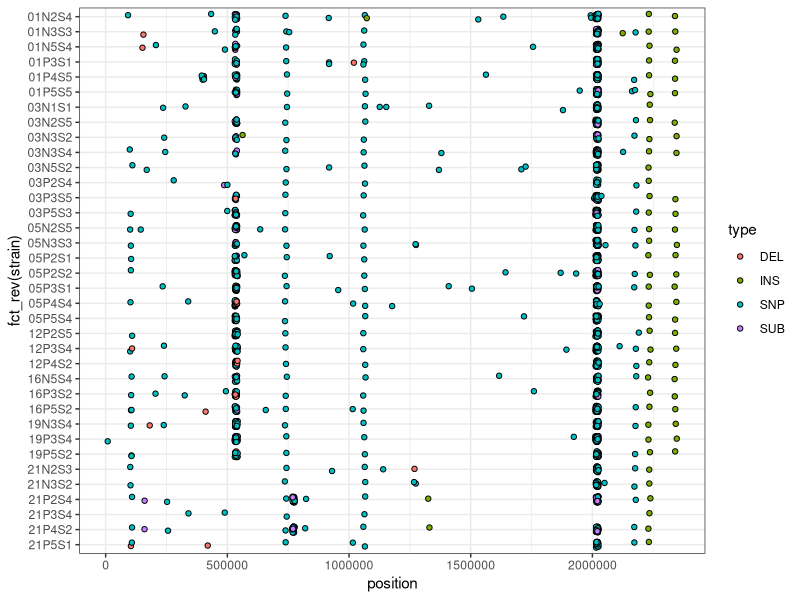
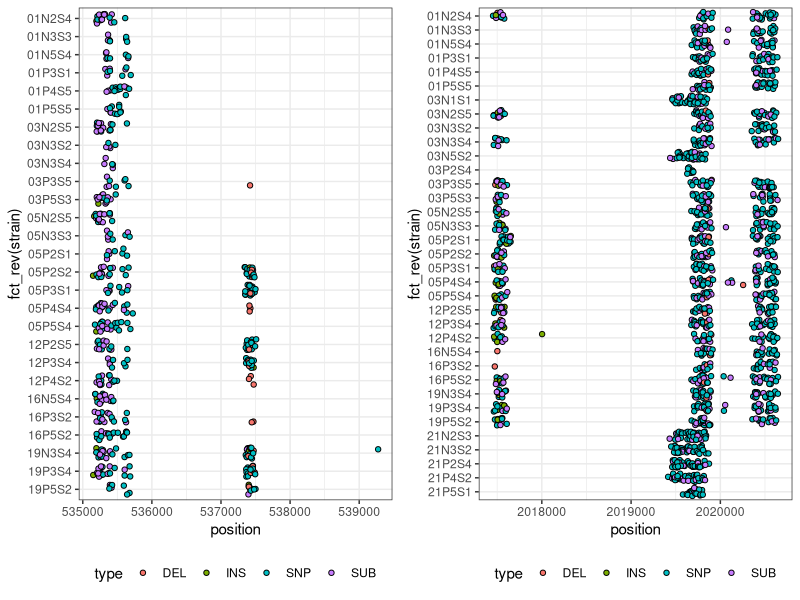
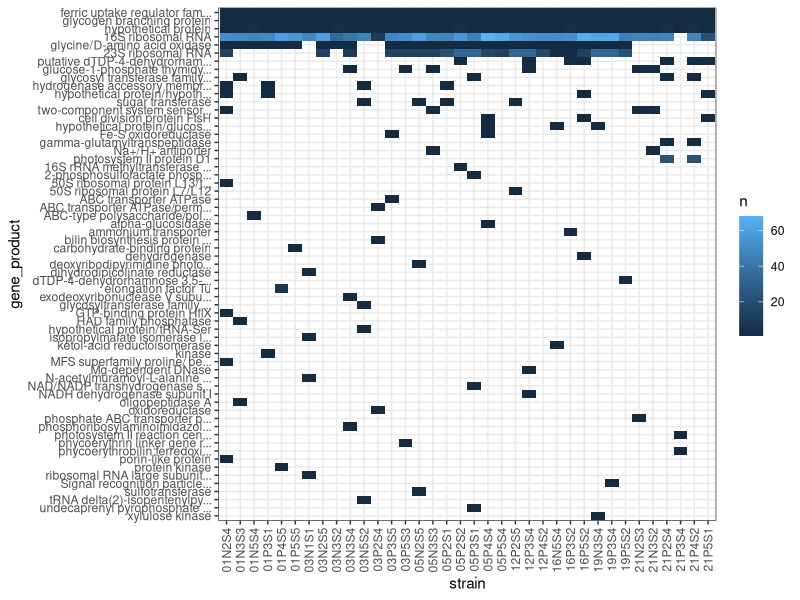

The R source for these figures, in order:
## ---- chunk 1
# Clear and set working directory 
rm(list = ls())
library(tidyverse)
library(here)
library(cowplot)
setwd(here())
## ---- chunk 2
d.compare <- read_tsv(here("breseq/compare-all.tsv"))

# select important columns
d <- d.compare %>%
  select(position, type, mutation_category, strain=title)

# convert to wide firmat
d.wide <- d %>%
  #presence column
  mutate(presence=1)%>%
  pivot_wider(names_from = strain, values_from=presence, values_fill=0)
  
head(d.wide[,1:8])

## ---- chunk 3
#visualize
d %>%
  ggplot(aes(y=fct_rev(strain), x=position))+
    geom_jitter(aes(fill=type), shape=21, height = 0.2,width = 5000)+
  theme_bw()
## ---- chunk 4
#visualize 500k
p1 <- 
d %>%
  filter(position>5.3e5)%>%
  filter(position<5.4e5)%>%
  ggplot(aes(y=fct_rev(strain), x=position))+
    geom_jitter(aes(fill=type), shape=21, height = 0.3,width = 50)+
  theme_bw()+
  theme(legend.position = "bottom")

#visualize 2M
p2 <- 
d %>%
  filter(position>2.01e6)%>%
  filter(position<2.03e6)%>%
  ggplot(aes(y=fct_rev(strain), x=position))+
    geom_jitter(aes(fill=type), shape=21, height = 0.3,width = 50)+
  theme_bw()+
  theme(legend.position = "bottom")

plot_grid(p1,p2)
## ---- chunk 5
d.gene <- d.compare%>%
  select(gene_product, strain=title)%>%
  group_by(gene_product, strain)%>%
  summarise(n=n(), .groups="drop")%>%
  arrange(desc(n))

#visualize
d.gene %>%
  mutate(gene_product = str_trunc(gene_product,30)%>%fct_infreq()%>%fct_rev())%>%
  ggplot(aes(x=strain, y=gene_product))+
  geom_tile(aes(fill=n))+
  theme_bw()+
  theme(axis.text.x = element_text(angle=90, hjust=1, vjust = 0.5))

